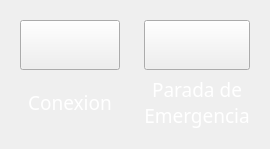
                       <widget class="QFrame" name="horizontalFrame_65">
                        <property name="maximumSize">
                         <size>
                          <width>320</width>
                          <height>250</height>
                         </size>
                        </property>
                        <layout class="QHBoxLayout" name="horizontalLayout_109">
                         <item>
                          <widget class="QFrame" name="verticalFrame_27">
                           <layout class="QVBoxLayout" name="verticalLayout_80">
                            <item>
                             <widget class="QPushButton" name="btn_document_42">
                              <property name="minimumSize">
                               <size>
                                <width>100</width>
                                <height>50</height>
                               </size>
                              </property>
                              <property name="maximumSize">
                               <size>
                                <width>700</width>
                                <height>50</height>
                               </size>
                              </property>
                              <property name="font">
                               <font>
                                <pointsize>10</pointsize>
                                <weight>75</weight>
                                <bold>true</bold>
                               </font>
                              </property>
                              <property name="styleSheet">
                               <string notr="true"/>
                              </property>
                              <property name="text">
                               <string/>
                              </property>
                              <property name="icon">
                               <iconset>
                                <normaloff>iconos/Connect.svg</normaloff>iconos/Connect.svg</iconset>
                              </property>
                              <property name="iconSize">
                               <size>
                                <width>80</width>
                                <height>80</height>
                               </size>
                              </property>
                             </widget>
                            </item>
                            <item>
                             <widget class="QLabel" name="label_116">
                              <property name="font">
                               <font>
                                <family>Segoe UI Variable</family>
                                <pointsize>14</pointsize>
                               </font>
                              </property>
                              <property name="styleSheet">
                               <string notr="true">color:rgb(255, 255, 255)</string>
                              </property>
                              <property name="text">
                               <string>Conexion</string>
                              </property>
                              <property name="alignment">
                               <set>Qt::AlignCenter</set>
                              </property>
                             </widget>
                            </item>
                           </layout>
                          </widget>
                         </item>
                         <item>
                          <widget class="QFrame" name="verticalFrame_28">
                           <layout class="QVBoxLayout" name="verticalLayout_81">
                            <item>
                             <widget class="QPushButton" name="btn_parada_3">
                              <property name="minimumSize">
                               <size>
                                <width>100</width>
                                <height>50</height>
                               </size>
                              </property>
                              <property name="maximumSize">
                               <size>
                                <width>700</width>
                                <height>50</height>
                               </size>
                              </property>
                              <property name="font">
                               <font>
                                <pointsize>10</pointsize>
                                <weight>75</weight>
                                <bold>true</bold>
                               </font>
                              </property>
                              <property name="styleSheet">
                               <string notr="true"/>
                              </property>
                              <property name="text">
                               <string/>
                              </property>
                              <property name="icon">
                               <iconset>
                                <normaloff>iconos/parada.svg</normaloff>iconos/parada.svg</iconset>
                              </property>
                              <property name="iconSize">
                               <size>
                                <width>80</width>
                                <height>80</height>
                               </size>
                              </property>
                             </widget>
                            </item>
                            <item>
                             <widget class="QLabel" name="label_117">
                              <property name="maximumSize">
                               <size>
                                <width>200</width>
                                <height>16777215</height>
                               </size>
                              </property>
                              <property name="font">
                               <font>
                                <family>Segoe UI Variable</family>
                                <pointsize>14</pointsize>
                                <underline>false</underline>
                                <strikeout>false</strikeout>
                                <stylestrategy>PreferDefault</stylestrategy>
                               </font>
                              </property>
                              <property name="styleSheet">
                               <string notr="true">color:rgb(255, 255, 255)</string>
                              </property>
                              <property name="text">
                               <string>Parada de Emergencia</string>
                              </property>
                              <property name="textFormat">
                               <enum>Qt::AutoText</enum>
                              </property>
                              <property name="scaledContents">
                               <bool>false</bool>
                              </property>
                              <property name="alignment">
                               <set>Qt::AlignCenter</set>
                              </property>
                              <property name="wordWrap">
                               <bool>true</bool>
                              </property>
                             </widget>
                            </item>
                           </layout>
                          </widget>
                         </item>
                        </layout>
                       </widget>
